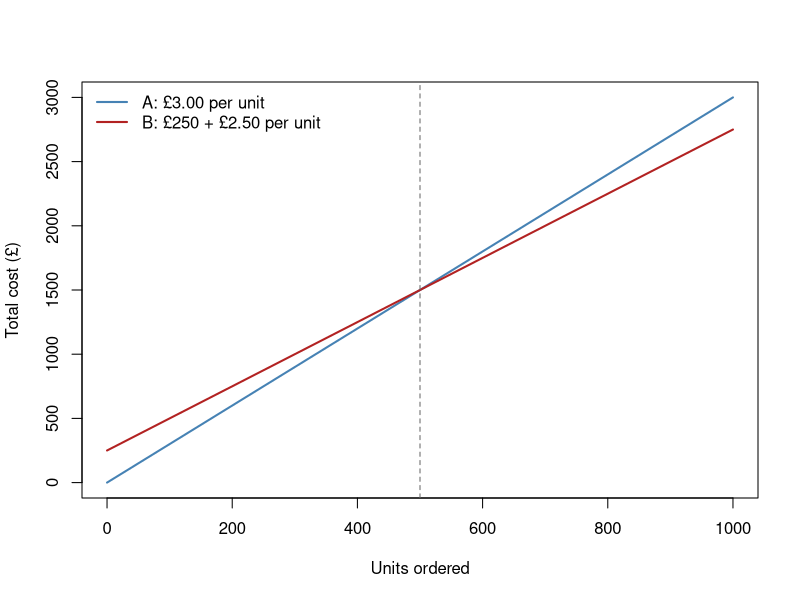

Recreate this plot in R.
## ---- chunk 1
curve(3 * x, from = 0, to = 1000, ylab = "Total cost (£)", xlab = "Units ordered",
      col = "steelblue", lwd = 2)
curve(250 + 2.5 * x, add = TRUE, col = "firebrick", lwd = 2)
abline(v = 500, lty = 2, col = "grey40")
legend("topleft", legend = c("A: £3.00 per unit", "B: £250 + £2.50 per unit"),
       col = c("steelblue", "firebrick"), lwd = 2, bty = "n")
